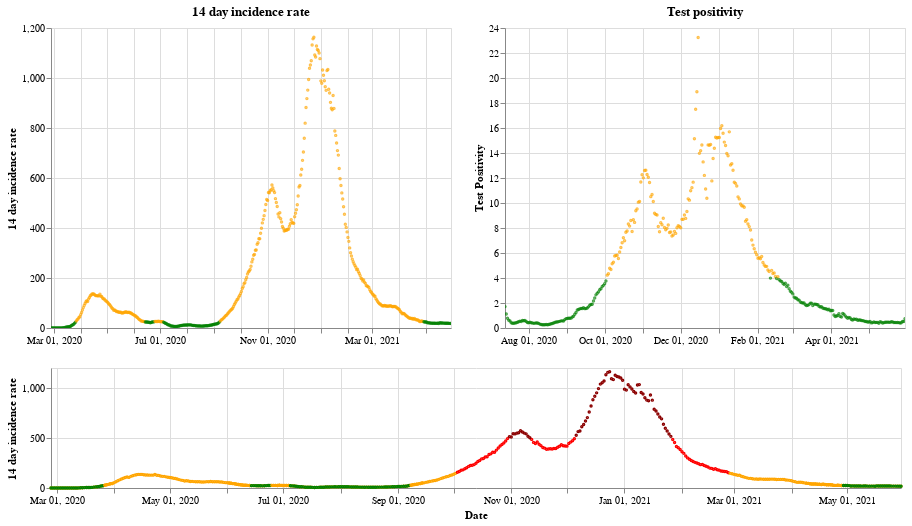

The code cell stored with this chart in its notebook:
### Markdown cell above
## Wales

### Code cell
plot_traffic_light('Wales')

### Figure 1 — Vega-Lite specification as saved in the notebook (floating-point values rounded to 4 significant figures; data arrays with more than 128 entries replaced by an {"elided": "..."} marker saying what was removed)
{"config": {"view": {"continuousWidth": 400, "continuousHeight": 300}}, "vconcat": [{"hconcat": [{"mark": {"type": "point", "size": 2}, "encoding": {"color": {"condition": {"value": "green", "test": "(datum.twoWeeklyCasesRate <= 25)"}, "value": "orange"}, "tooltip": [{"type": "nominal", "field": "areaName"}, {"type": "temporal", "field": "date"}, {"type": "quantitative", "field": "twoWeeklyCasesRate"}, {"type": "quantitative", "field": "testPositivity"}], "x": {"type": "temporal", "axis": {"title": ""}, "field": "date", "scale": {"domain": {"selection": "DateBrush"}}, "timeUnit": "yearmonthdate"}, "y": {"type": "quantitative", "axis": {"title": "14 day incidence rate"}, "field": "twoWeeklyCasesRate"}}, "title": "14 day incidence rate", "width": 400}, {"mark": {"type": "point", "size": 2}, "encoding": {"color": {"condition": {"value": "green", "test": "(datum.testPositivity <= 4)"}, "value": "orange"}, "tooltip": [{"type": "nominal", "field": "areaName"}, {"type": "temporal", "field": "date"}, {"type": "quantitative", "field": "twoWeeklyCasesRate"}, {"type": "quantitative", "field": "testPositivity"}], "x": {"type": "temporal", "axis": {"title": ""}, "field": "date", "scale": {"domain": {"selection": "DateBrush"}}, "timeUnit": "yearmonthdate"}, "y": {"type": "quantitative", "axis": {"title": "Test Positivity"}, "field": "testPositivity"}}, "title": "Test positivity", "width": 400}]}, {"layer": [{"mark": {"type": "point", "size": 2}, "encoding": {"color": {"condition": {"value": "orange", "test": "((50 && datum.twoWeeklyCasesRate) < 150)"}, "value": "red"}, "opacity": {"condition": {"value": 1, "test": "((50 && datum.twoWeeklyCasesRate) < 500)"}, "value": 0}, "tooltip": [{"type": "nominal", "field": "areaName"}, {"type": "temporal", "field": "date"}, {"type": "quantitative", "field": "twoWeeklyCasesRate"}, {"type": "quantitative", "field": "testPositivity"}], "x": {"type": "temporal", "axis": {"title": "Date"}, "field": "date", "timeUnit": "yearmonthdate"}, "y": {"type": "quantitative", "axis": {"title": "14 day incidence rate"}, "field": "twoWeeklyCasesRate"}}, "selection": {"DateBrush": {"type": "interval", "encodings": ["x"], "fields": ["Time"]}}, "width": 850}, {"mark": {"type": "point", "size": 2}, "encoding": {"color": {"value": "darkred"}, "opacity": {"condition": {"value": 1, "test": "(datum.twoWeeklyCasesRate >= 500)"}, "value": 0}, "tooltip": [{"type": "nominal", "field": "areaName"}, {"type": "temporal", "field": "date"}, {"type": "quantitative", "field": "twoWeeklyCasesRate"}, {"type": "quantitative", "field": "testPositivity"}], "x": {"type": "temporal", "axis": {"title": "Date"}, "field": "date", "timeUnit": "yearmonthdate"}, "y": {"type": "quantitative", "axis": {"title": "14 day incidence rate"}, "field": "twoWeeklyCasesRate"}}, "width": 400}, {"mark": {"type": "point", "size": 2}, "encoding": {"color": {"condition": {"value": "green", "test": "((4 && datum.twoWeeklyCasesRate) < 25)"}, "value": "orange"}, "opacity": {"condition": {"value": 1, "test": "(datum.twoWeeklyCasesRate < 50)"}, "value": 0}, "tooltip": [{"type": "nominal", "field": "areaName"}, {"type": "temporal", "field": "date"}, {"type": "quantitative", "field": "twoWeeklyCasesRate"}, {"type": "quantitative", "field": "testPositivity"}], "x": {"type": "temporal", "axis": {"title": "Date"}, "field": "date", "timeUnit": "yearmonthdate"}, "y": {"type": "quantitative", "axis": {"title": "14 day incidence rate"}, "field": "twoWeeklyCasesRate"}}, "width": 400}], "height": 120, "width": 800}], "data": {"name": "data-c7228f7157319b3e46a6e0e935983127"}, "$schema": "https://vega.github.io/schema/vega-lite/v4.8.1.json", "datasets": {"data-c7228f7157319b3e46a6e0e935983127": {"elided": "459 records"}}}
